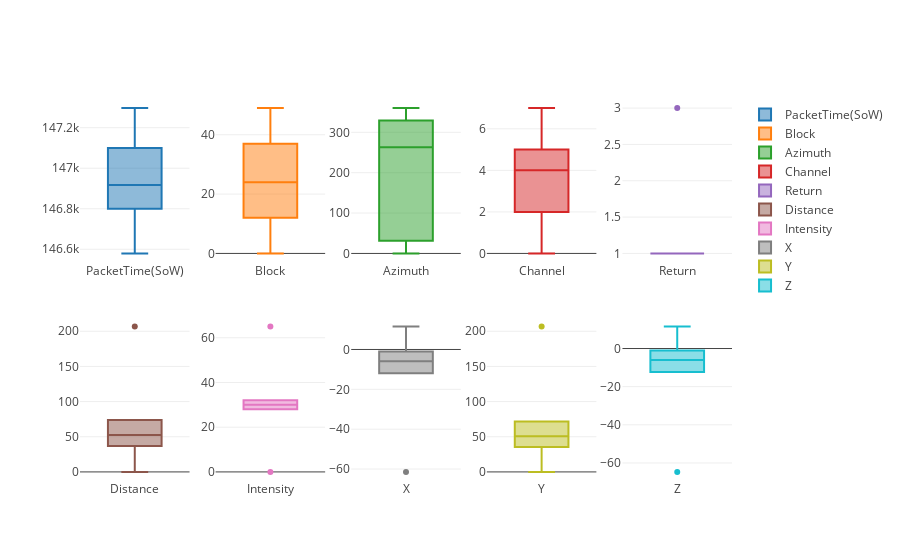

The notebook cell this image was saved under:
### Code cell
fig = plotBox(dfLidar, rows=2, cols=5)
iplot(fig, filename='Box')

### Figure 1 — Plotly figure (JSON) as saved in the notebook; plotly's stock layout.template omitted (floating-point values rounded to 4 significant figures)
{"data": [{"name": "PacketTime(SoW)", "type": "box", "uid": "dd7d8e76-dd4f-4bd4-9eac-89d3d004fccc", "xaxis": "x", "y": [146600.0, 146800.0, 146800.0, 146900.0, 147100.0, 147100.0, 147300.0], "yaxis": "y"}, {"name": "Block", "type": "box", "uid": "02eb3a7f-0e46-4e93-8dd3-427d01babe17", "xaxis": "x2", "y": [0, 12, 12, 24, 37, 37, 49], "yaxis": "y2"}, {"name": "Azimuth", "type": "box", "uid": "821dd0c9-56f6-42c4-a983-a5118366722a", "xaxis": "x3", "y": [0.03462, 31.53, 31.53, 263.1, 329.2, 329.2, 360], "yaxis": "y3"}, {"name": "Channel", "type": "box", "uid": "9b7f8c4e-94c0-4abe-a407-ad01ee171929", "xaxis": "x4", "y": [0, 2, 2, 4, 5, 5, 7], "yaxis": "y4"}, {"name": "Return", "type": "box", "uid": "6c6a3915-0d89-4ca5-8d07-1a1491eece46", "xaxis": "x5", "y": [1, 1, 1, 1, 1, 1, 3], "yaxis": "y5"}, {"name": "Distance", "type": "box", "uid": "e70f9141-4cb0-4018-a585-77b74e5f412e", "xaxis": "x6", "y": [0, 36.74, 36.74, 52.57, 73.97, 73.97, 206.7], "yaxis": "y6"}, {"name": "Intensity", "type": "box", "uid": "7a4dd78a-5758-4edb-8f87-e6890c0fcaa0", "xaxis": "x7", "y": [0, 28, 28, 30, 32, 32, 65], "yaxis": "y7"}, {"name": "X", "type": "box", "uid": "ebeb18c8-a63d-432a-a78d-712c5bdafcd1", "xaxis": "x8", "y": [-61.44, -11.96, -11.96, -5.907, -1.045, -1.045, 11.49], "yaxis": "y8"}, {"name": "Y", "type": "box", "uid": "fb804178-7947-4fcc-9802-5d13ea1b163e", "xaxis": "x9", "y": [0, 35.47, 35.47, 50.9, 71.57, 71.57, 206.7], "yaxis": "y9"}, {"name": "Z", "type": "box", "uid": "a368dce7-2f24-48c3-99fe-e9dd9c3981a5", "xaxis": "x10", "y": [-64.69, -12.34, -12.34, -5.992, -1.052, -1.052, 11.5], "yaxis": "y10"}], "layout": {"xaxis": {"anchor": "y", "domain": [0, 0.168]}, "xaxis10": {"anchor": "y10", "domain": [0.832, 1]}, "xaxis2": {"anchor": "y2", "domain": [0.208, 0.376]}, "xaxis3": {"anchor": "y3", "domain": [0.416, 0.584]}, "xaxis4": {"anchor": "y4", "domain": [0.624, 0.792]}, "xaxis5": {"anchor": "y5", "domain": [0.832, 1]}, "xaxis6": {"anchor": "y6", "domain": [0, 0.168]}, "xaxis7": {"anchor": "y7", "domain": [0.208, 0.376]}, "xaxis8": {"anchor": "y8", "domain": [0.416, 0.584]}, "xaxis9": {"anchor": "y9", "domain": [0.624, 0.792]}, "yaxis": {"anchor": "x", "domain": [0.575, 1]}, "yaxis10": {"anchor": "x10", "domain": [0, 0.425]}, "yaxis2": {"anchor": "x2", "domain": [0.575, 1]}, "yaxis3": {"anchor": "x3", "domain": [0.575, 1]}, "yaxis4": {"anchor": "x4", "domain": [0.575, 1]}, "yaxis5": {"anchor": "x5", "domain": [0.575, 1]}, "yaxis6": {"anchor": "x6", "domain": [0, 0.425]}, "yaxis7": {"anchor": "x7", "domain": [0, 0.425]}, "yaxis8": {"anchor": "x8", "domain": [0, 0.425]}, "yaxis9": {"anchor": "x9", "domain": [0, 0.425]}}}
